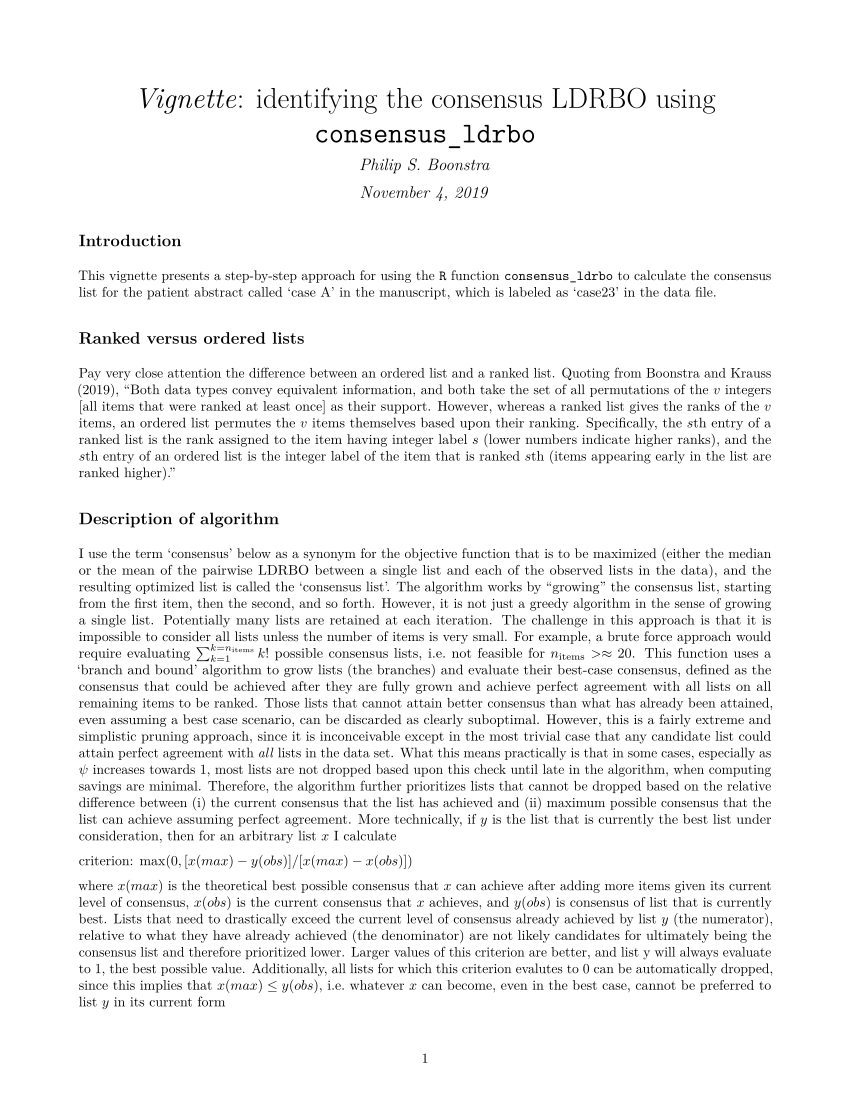

The script that drew this image:
#' ---
#' title: "*Vignette*: identifying the consensus LDRBO using `consensus_ldrbo`"
#' author: "Philip S. Boonstra"
#' date: "November 4, 2019"
#' geometry: margin=2cm
#' output: 
#'  pdf_document: 
#'    toc: no
#' header-includes:
#'  - \usepackage{booktabs}
#'  - \usepackage{hyperref}
#'  - \usepackage{float}
#'  - \usepackage{caption}
#'  - \floatplacement{figure}{H}
#' ---

#+ echo=F, warning=F, message=F, cache = T, include = F
options(digits = 3)

#' ## Introduction
#' 
#' This vignette presents a step-by-step approach for using the `R` function 
#' `consensus_ldrbo` to calculate the consensus list for the patient abstract
#' called 'case A' in the manuscript, which is labeled as 'case23' in the data 
#' file. 
#' 
#' ## Ranked versus ordered lists
#' Pay very close attention the difference between an ordered list and a ranked
#' list. Quoting from Boonstra and Krauss (2019), "Both data types convey 
#' equivalent information, and both take the set of all permutations of the $v$ 
#' integers [all items that were ranked at least once] as their support. 
#' However, whereas a ranked list gives the ranks 
#' of the $v$ items, an ordered list permutes the $v$ items themselves based upon
#' their ranking. Specifically, the $s$th entry of a ranked list is the rank 
#' assigned to the item having integer label $s$ (lower numbers indicate higher
#' ranks), and the $s$th entry of an ordered list is the integer label of the 
#' item that is ranked $s$th (items appearing early in the list are ranked higher)."
#' 
#' ## Description of algorithm
#' 
#' I use the term 'consensus' below as a synonym for the objective
#' function that is to be maximized (either the median or the mean of the pairwise
#' LDRBO between a single list and each of the observed lists in the data), and 
#' the resulting optimized list is called the 'consensus list'. The algorithm works 
#' by "growing" the consensus list, starting from the first item, then the second,
#' and so forth. However, it is not just a greedy algorithm in the sense of
#' growing a single list. Potentially many lists are retained at each iteration. 
#' The challenge in this approach is that it is impossible to consider all lists 
#' unless the number of items is very small. For example, a brute force approach 
#' would require evaluating $\sum_{k=1}^{k=n_\text{items}} k!$ possible consensus lists, 
#' i.e. not feasible for $n_\text{items} >\approx 20$. This function uses a 'branch and bound'
#' algorithm to grow lists (the branches) and evaluate their best-case consensus, 
#' defined as the consensus that could be achieved after they are fully grown 
#' and achieve perfect agreement with all lists on all remaining items to be 
#' ranked. Those lists that cannot attain better consensus than what has already 
#' been attained, even assuming a best case scenario, can be discarded as clearly 
#' suboptimal. However, this is a fairly extreme and simplistic  pruning
#' approach, since it is inconceivable except in the most trivial case that 
#' any candidate list could attain  perfect agreement with *all* lists in the data set. 
#' What this means practically is that in some cases, especially as $\psi$ increases
#' towards 1, most lists are not dropped based upon this check until 
#' late in the algorithm, when computing 
#' savings are minimal. Therefore, the algorithm further prioritizes lists that 
#' cannot be dropped based on the relative difference between (i) the current 
#' consensus that the list has achieved and (ii) maximum possible consensus that
#' the list can achieve assuming perfect agreement. More technically, if $y$ is 
#' the list that is currently the best list under consideration, then for an 
#' arbitrary list $x$ I calculate
#' 
#' criterion: $\max(0, [x(max) - y(obs)] / [x(max) - x(obs)])$ 
#' 
#' where $x(max)$ is the theoretical best possible consensus that $x$ can achieve 
#' after adding more items given its current level of consensus, $x(obs)$ is the 
#' current consensus that $x$ achieves, and $y(obs)$ is consensus of list that is 
#' currently best. Lists that need to drastically exceed the current level of 
#' consensus already achieved  by list $y$ (the numerator), relative to what they 
#' have already achieved (the denominator) are not likely candidates for 
#' ultimately being the consensus list and therefore prioritized lower. Larger 
#' values of this criterion are better, and list y will always evaluate to 1, the 
#' best possible value. Additionally, all lists for which this criterion evalutes 
#' to 0 can be automatically dropped, since this implies that $x(max) \leq y(obs)$, 
#' i.e. whatever $x$ can become, even in the best case, cannot be preferred to 
#' list $y$ in its current form
#'
#'
#'
#' ## Example: Case A
#' 
#' ### Read in data, functions

#+ echo=T, warning=F, message=F, cache = F, include = T

library(tidyverse);
source("gather_data.R");
source("functions_ldrbo.R");

#+ echo=T, warning=F, message=F, cache = F, include = T

#' Immediately below are the data formulated as ranked lists. Note that each 
#' column indicates
#' a problem, and so an `NA` means that a physician (row) did not include
#' that problem in his/her list. The number of columns is the number of unique
#' items ranked. If you are interested in how physicians ranked
#' a specific problem, then a set of ranked lists is useful because you can 
#' quickly scan down a column to see where physicians put it on their list. 
as_tibble(case23_ranked);

#+ echo=T, warning=F, message=F, cache = F, include = T

#' In contrast, below is the same data formulated as a matrix of ordered lists
#' (for brevity, I only plot the first five lists). Each row is still a physician, 
#' but now each column is a rank. The integer values correspond to the column
#' number of the ranked data. So, for example, the value `1` appearing in the 
#' first column of the first row of the ordered data means that the first 
#' physician ranked `PNEUMONIA` (being the first column of the ranked data) 
#' first, and the value `2` appearing in the tenth column of the second row 
#' means that the second physician ranked `ANEMIA` (being the tenth column of 
#' the ranked data) tenth. 
#' 
case23_ordered[1:5,];

#' When the data are ordered, an `NA` means that the list in that row has
#' already ended, and `NA` is a filler to make the matrix rectangular. No 
#' `NA` should precede a non-`NA`. The number of columns is (or should be, rather) 
#' the length of the longest list. I say 'should be' because you can always 
#' trivially add a column of  `NA`s; but don't do this. In other words, the 
#' last column in your matrix of ordered lists should contain at least one row
#' with a non-`NA`. If you are interested in a specific rank, then a set of
#' ordered lists is useful because you can quickly scan down a column to see 
#' the items that are most frequently in that rank. **To use the functions in 
#' this repository, your data must be formulated as ordered lists**
#' 
#' ### Inspect pairwise LDRBOs
#' 
#' First, we can calculate the matrix of pairwise LDRBO values for the 32 
#' physicians. This is not a necessary step towards the calculation of the 
#' consensus list; it is just a demonstration of the `ldrbo` function. 
#' 

#+ echo=T, warning=F, message=F, cache = F, include = T

# Calculate and store the results
case23_pairwise_ldrbo <- 
  ldrbo(dat_new = case23_ordered,
        psi = 1,
        verbose_results = FALSE);

# Below is the vector of 32 LDRBO values comparing the list from physician 1
# to the lists from physicians 1, ..., 32. By definition, the LDRBO of an 
# identical list, i.e. comparing physician 1's list to itself, must be 1

case23_pairwise_ldrbo[,1];

#' ### Calculate the consensus LDRBO
#' 
#' Here I use the function `consensus_ldrbo` to calculate the consensus list
#' that has the maximum median pairwise LDRBO across all lists in our data. 
#' At a minimum, I only need to provide the data and the choice of $\psi$. 
#' Recall that $\psi$ is a positive parameter, with smaller values meaning that
#' relatively more emphasis is given to agreement at earlier stages than
#' later stages. 

#+ echo=T, warning=F, message=F, cache = T, include = T

begin = Sys.time();
case23_consensus_ldrbo <- 
  consensus_ldrbo(dat = case23_ordered,
                  psi = 1);
# total running time required
(default_running_time <- difftime(Sys.time(), begin, units = "secs"));

#+ echo=T, warning=F, message=F, cache = F, include = T

#' The function returns a list of various helpful things, most importantly of 
#' which is the `consensus_list`, which is given as an ordered list

case23_consensus_ldrbo$consensus_list;

#' To see what actual problems these correspond to, recall that these are the
#' column indices of the data when *formulated as ranked lists*, i.e.

colnames(case23_ranked)[case23_consensus_ldrbo$consensus_list];

#' This should be equivalent to the LDRBO column in Table 4 in Boonstra and
#' Krauss (2019). Type 
#' 

case23_consensus_ldrbo$consensus_total_rbo

#' 
#' to see what the maximized median pairwise LDRBO actually was. You should 
#' not be able to find a list that has a larger median pairwise LDRBO with 
#' these 32 ordered lists; however, because this algorithm is not guaranteed
#' to find the global optimum, it is possible that such a list may exist. 
#' You can use the `ldrbo` function to re-calculate pairwise LDRBO between this
#' consensus list and the data using the following:

ldrbo(dat_new = matrix(case23_consensus_ldrbo$consensus_list,nrow = 1),
      psi = 1,
      dat_ref = case23_ordered,
      verbose_results = FALSE);

#' (I had to force the consensus list into a matrix with 1 row). If you take
#' the median of these values, it should be exactly equal to the value of 
#' `case23_consensus_ldrbo$consensus_total_rbo` above, namely 
#' `r case23_consensus_ldrbo$consensus_total_rbo`. 
#' 
#' 
#' 
#' ### Faster, greedier versions
#' 
#' You will notice the algorithm above took about
#' `r formatC(default_running_time, format = "f", digits = 1)` seconds to finish. 
#' If you're willing to sacrifice some potential optimality in your
#' solution, you can make the algorithm run faster by specifying some of the 
#' options in the `consensus_ldrbo` function. Specifically, you can provide your
#' own values for the arguments `window_seq` and/or `look_beyond_init`, 
#' `look_beyond_final`. 
#' 
#' If not provided, `ldrbo_consensus` calculates these automatically. I can 
#' see what these values were in our initial run using the following:

#+ echo=T, warning=F, message=F, cache = T, include = T


case23_consensus_ldrbo$control$window_seq;

case23_consensus_ldrbo$control$look_beyond;

#'
#' The $k$th element of `window_seq` tells me how many of the next most promising
#' items were considered for the next item in the consensus list, where "promising"
#' is defined as the initial prioritization given by 
#' `case23_consensus_ldrbo$control$initial_order` (briefly, the function 
#' looks at how frequently each item was ranked, and where, and assigns points
#' based upon these features. More points means more promsing). And the $k$th 
#' element of  `look_beyond` tells me the largest number of candidate lists 
#' that may be retained at the end of this step. 
#' 
#' For example, at step 1,
#' the first `r case23_consensus_ldrbo$control$window_seq[1]` items in 
#' `initial_order` were evaluated. In the first step only, all lists are always
#' kept. 
#' Then, at step 2, each list currently in the set of candidates splits into 
#' `r case23_consensus_ldrbo$control$window_seq[2]` new lists, with each new list
#' containing the most promising items from 
#' `initial_order` that aren't already in this particular candidate list. 
#' At step 2, then, there will be `window_seq[1]`
#' $\times$ `window_seq[2]`, or 
#' `r prod(case23_consensus_ldrbo$control$window_seq[1:2])`, candidate lists. 
#' Since this is less then the value of `look_beyond[2]`, I can keep all of them
#' for the time being and proceed to step 3 and so on. 
#' 
#' Here I set `window_seq` so that the three next most promising items
#' are only ever considered:
#' 
#+ echo=T, warning=F, message=F, cache = T, include = T

n_items = ncol(case23_ranked);
begin = Sys.time();
case23_consensus_ldrbo_mod1 <- 
  consensus_ldrbo(dat = case23_ordered,
                  psi = 1, 
                  window_seq = rep(3, n_items));
# total running time required
(mod1_running_time <- difftime(Sys.time(), begin, units = "secs"));
case23_consensus_ldrbo_mod1$consensus_list;
case23_consensus_ldrbo_mod1$consensus_total_rbo;

#' As you can see, the algorithm ran substantially faster but at a cost of 
#' finding a slightly suboptimal consensus problem list 
#' (with a maximized median pairwise LDRBO of 
#' `r formatC(case23_consensus_ldrbo_mod1$consensus_total_rbo, digits=3)` 
#' versus what I found previously, which was 
#' `r formatC(case23_consensus_ldrbo$consensus_total_rbo, digits = 3)`)
#' 
#' We can also make the algorithm run faster by changing the values of 
#' `look_beyond`. The function will take your inputs for `look_beyond_init` and
#' `look_beyond_final` and create `look_beyond` as an equally spaced sequence 
#' of integers:

#+ echo=T, eval = F, warning=F, message=F, cache = F, include = T

# This is a snippet of code from the function `consensus_ldrbo`
look_beyond = c(0, round(seq(from = look_beyond_init, 
                             to = look_beyond_final, 
                             length = max_size - 1)));
#'
#' The default values of `look_beyond_init` and `look_beyond_final` are both
#' 1000. If you decrease either of these numbers, the algorithm will keep 
#' fewer candidates at each iteration and therefore require fewer function 
#' evaluations.

#+ echo=T, warning=F, message=F, cache = T, include = T

begin = Sys.time();
case23_consensus_ldrbo_mod2 <- 
  consensus_ldrbo(dat = case23_ordered,
                  psi = 1, 
                  look_beyond_init = 50,
                  look_beyond_final = 50);
# total running time required
(mod2_running_time <- difftime(Sys.time(), begin, units = "secs"));
case23_consensus_ldrbo_mod2$consensus_list;
case23_consensus_ldrbo_mod2$consensus_total_rbo;

#' In this case, I actually identified the same consensus list as was initially 
#' found but in about
#' `r formatC(default_running_time - mod2_running_time, format = "f", digits = 1)`
#' fewer seconds. 
#' 
#' 
#' *Fin*
